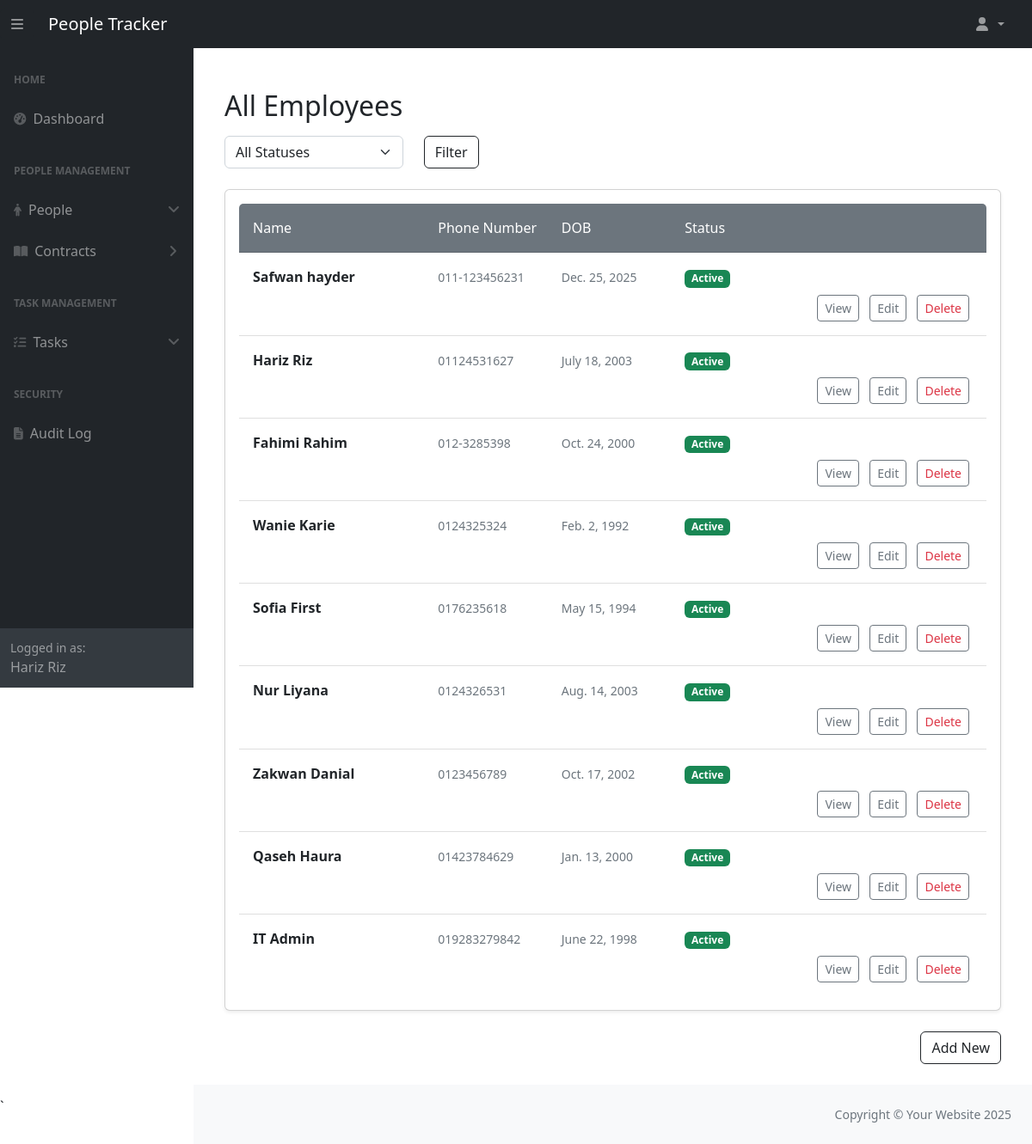
The app's page /people_management/all/ (signed in), older data.
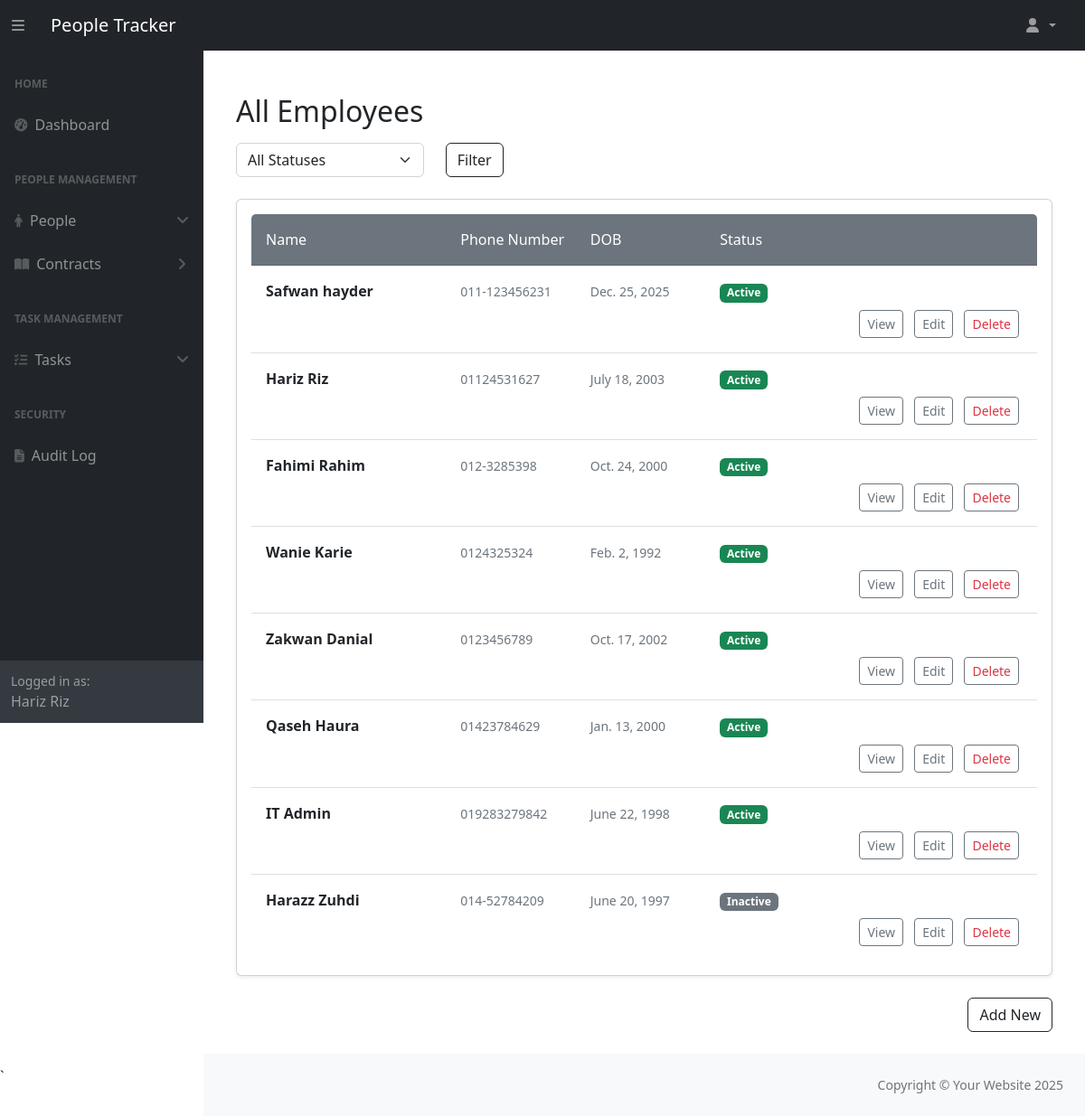
The same page, newer data.
### people_management/models.py (models this page shows, shortened)
class Person(models.Model):
    ROLE_CHOICES = [
        ('Employee', 'Employee'),
        ('Manager', 'Manager'),
        ('HR Admin', 'HR Admin'),
        ('System Admin', 'System Admin'),
    ]
    first_name = models.CharField(max_length=50, help_text="The employee's first name.")
    last_name = models.CharField(max_length=50, help_text="The employee's last name.")
    email = models.EmailField(max_length=255, unique=True, help_text="The employee's email address.")
    phone_number = models.CharField(max_length=15, blank=True, help_text="Contact number of the employee.")
    date_of_birth = models.DateField(help_text="Employee's date of birth.")
    active = models.BooleanField(default=False, help_text="Indicates if the person is currently employed.")
    manager = models.ForeignKey(
        'self', on_delete=models.SET_NULL, null=True, blank=True, related_name="team_members",
        help_text="Manager supervising this employee."
    )
    role = models.CharField(
        max_length=20, choices=ROLE_CHOICES, default='Employee', help_text="The role of the person in the company."
    )
    user = models.OneToOneField(
        "auth.User", on_delete=models.SET_NULL, related_name="person", null=True, blank=True,
        help_text="The associated Django user account."
    )
    history = HistoricalRecords()

### people_management/views.py (the view)
# urls.py: path('all/', views.ListPeople.as_view(), name='people'),
class ListPeople(LoginRequiredMixin, PermissionRequiredMixin, ListView):
    model = Person
    context_object_name = "people"
    permission_required = "people_management.view_person"
    def dispatch(self, request, *args, **kwargs):
        person = get_person(request.user)
        if request.user.is_staff or request.user.is_superuser:
            return super().dispatch(request, *args, **kwargs)
        if person and person.role in ["HR Admin", "Manager"]:
            return super().dispatch(request, *args, **kwargs)
        raise PermissionDenied("You are not allowed to view employee list.")

### people_management/context_processors.py (called while the page is built)
def inject_person(request):
    user = request.user
    current_person = getattr(user, "person", None) if user.is_authenticated else None
    return {"current_person": current_person}

### people_management/utils.py (called while the page is built)
def get_person(user):
    try:
        return user.person
    except Person.DoesNotExist:
        return None

### people_management/templates/people_management/person_list.html (shortened to what this page needs)
{% extends 'dashboard/base.html' %}
{% block content %}
<div class="container mt-5">
    <h2 class="mb-3">All Employees</h2>
    {% with role=request.user.person.role|default_if_none:""|lower %}
    <form method="get" class="mb-4">
        <div class="row">
            <div class="col-md-3">
                <select name="status" class="form-select">
                    <option value="">All Statuses</option>
                </select>
            </div>
            <div class="col-md-2">
                <button type="submit" class="btn btn-outline-dark">Filter</button>
            </div>
        </div>
    </form>
    <div class="card shadow-sm p-3 rounded">
        <ul class="list-group list-group-flush">
            <li class="list-group-item bg-secondary text-white py-3">
                <div class="row">
                    <div class="col-md-3">Name</div>
                    <div class="col-md-2">Phone Number</div>
                    <div class="col-md-2">DOB</div>
                    <div class="col-md-2">Status</div>
                </div>
            </li>
            {% for person in people %}
                <li class="list-group-item py-3">
                    <div class="row">
                        <div class="col-md-3">
                            <strong class="fs-6">{{ person.first_name }} {{ person.last_name }}</strong>
                        </div>
                        <div class="col-md-2">
                            <span class="text-muted small">{{ person.phone_number }}</span>
                        </div>
                        <div class="col-md-2">
                            <span class="text-muted small">{{ person.date_of_birth }}</span>
                        </div>
                        <div class="col-md-2">
                            {% if person.active %}
                                <span class="badge bg-success">Active</span>
                            {% else %}
                                <span class="badge bg-secondary">Inactive</span>
                            {% endif %}
                        </div>
                    </div>
                    {% if role != "Manager" %}
                        <div class="row mt-2">
                            <div class="col text-end">
                                {% if request.user.person.role == "HR Admin" %}
                                    <a href="{% url 'people_management:view_person_details' pk=person.id %}"
                                       class="btn btn-sm btn-outline-secondary mx-1">View</a>
                                {% endif %}
                                {% if request.user.person.role == "HR Admin" %}
                                    <a href="{% url 'people_management:update_person' pk=person.id %}"
                                       class="btn btn-sm btn-outline-secondary mx-1">Edit</a>
                                {% endif %}
                                {% if request.user.person.role == "HR Admin" %}
                                    <a href="{% url 'people_management:delete_person' pk=person.id %}"
                                       class="btn btn-sm btn-outline-secondary mx-1 text-danger">Delete</a>
                                {% endif %}
                            </div>
                        </div>
                    {% endif %}
                </li>
            {% empty %}
                <li class="list-group-item text-muted text-center py-3">No employees available.</li>
            {% endfor %}
        </ul>
    </div>
    {% if role != "Manager" and perms.people_management.add_person %}
        <div class="mt-4 mb-4 text-end">
            <a href="{% url 'people_management:create_new_person' %}" class="btn btn-outline-dark">
                Add New
            </a>
        </div>
    {% endif %}
    {% endwith %}
</div>
{% endblock %}

Row changes from the older to the newer data that the page shows:
removed Person: first_name "Sofia", last_name "First", phone_number "0176235618", date_of_birth "May 15, 1994", active "Active"
removed Person: first_name "Nur", last_name "Liyana", phone_number "0124326531", date_of_birth "Aug. 14, 2003", active "Active"
added Person: first_name "Harazz", last_name "Zuhdi", phone_number "014-52784209", date_of_birth "June 20, 1997", active "Inactive"
